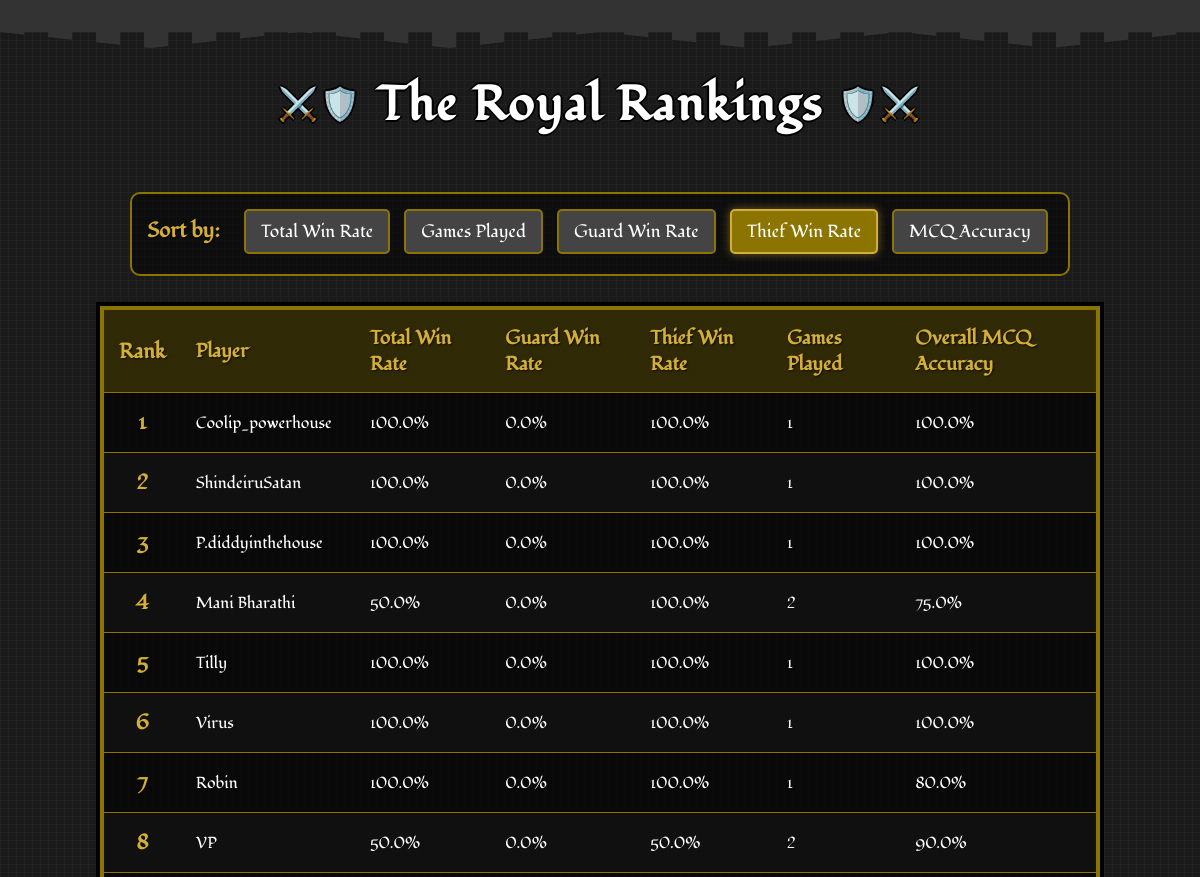
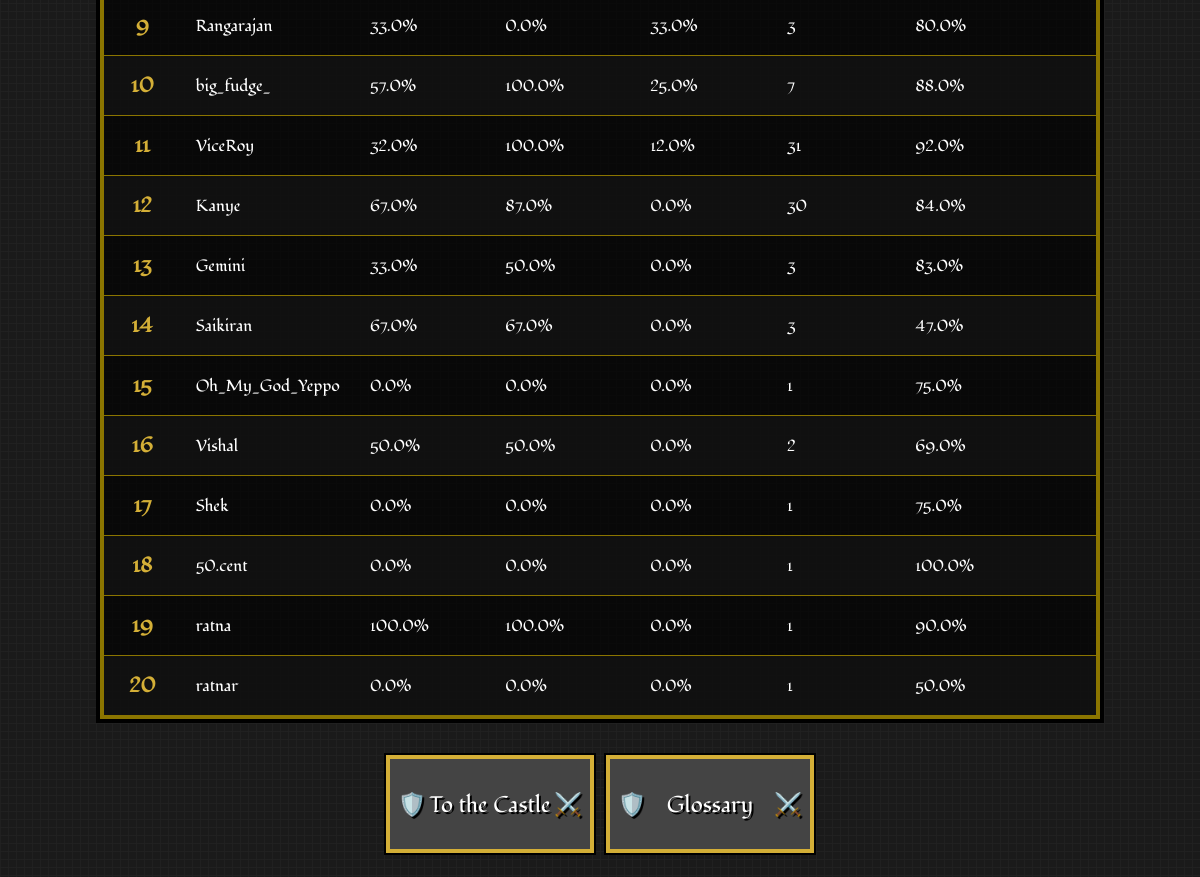
/leaderboard?sort_by=win_rate_as_thief, run on the app's committed database (2 pictures, top to bottom).
### app.py (models this page shows)
class PlayerStats(db.Model):
    id = db.Column(db.Integer, primary_key=True)
    user_id = db.Column(db.Integer, db.ForeignKey('user.id'), nullable=False)
    total_games_played = db.Column(db.Integer, default=0)
    games_played_as_guard = db.Column(db.Integer, default=0)
    games_played_as_thief = db.Column(db.Integer, default=0)
    total_games_won = db.Column(db.Integer, default=0)
    total_games_won_as_guard = db.Column(db.Integer, default=0)
    total_games_won_as_thief = db.Column(db.Integer, default=0)
    total_win_rate = db.Column(db.Float, default=0.0)
    win_rate_as_guard = db.Column(db.Float, default=0.0)
    win_rate_as_thief = db.Column(db.Float, default=0.0)
    total_answer_accuracy = db.Column(db.Float, default=0.0)
    total_questions_attempted = db.Column(db.Integer, default=0)
    total_right_answers = db.Column(db.Integer, default=0)
    game_right_answers = db.Column(db.Integer, default=0)
    game_total_questions = db.Column(db.Integer, default=0)
    answer_accuracy_in_last_game = db.Column(db.Float, default=0.0)

class User(db.Model):
    id = db.Column(db.Integer, primary_key=True)
    username = db.Column(db.String(40), unique=True, nullable=False)
    password_hash = db.Column(db.String(200), nullable=False)
    stats = db.relationship('PlayerStats', backref='user', uselist=False)

### app.py (the view)
@app.route('/leaderboard')
def leaderboard():
    sort_by = request.args.get('sort_by', 'total_win_rate')
    sort_options = {
        'games_played': PlayerStats.total_games_played,
        'total_win_rate': PlayerStats.total_win_rate,
        'win_rate_as_guard': PlayerStats.win_rate_as_guard,
        'win_rate_as_thief': PlayerStats.win_rate_as_thief,
        'mcq_accuracy': PlayerStats.total_answer_accuracy
    }
    sort_column = sort_options.get(sort_by, PlayerStats.total_win_rate)
    leaderboard_data = db.session.query(PlayerStats, User)\
        .join(User, PlayerStats.user_id == User.id)\
        .order_by(sort_column.desc())\
        .limit(20)\
        .all()
    return render_template('leaderboard.html',
                           leaderboard_data=leaderboard_data,
                           current_sort=sort_by)

### templates/leaderboard.html (shortened to what this page needs)
<!DOCTYPE html>
<html lang="en">
<head>
    <link rel="stylesheet" href="static/css/style.css">
    <link rel="stylesheet" href="static/css/leaderboard.css">
    <link rel="stylesheet" href="static/css/game-over.css">
</head>
<body>
    <div class="castle-top"></div>
    <h1>The Royal Rankings</h1>
    <div class="filters">
        <strong>Sort by:</strong>
        <a href="{{ url_for('leaderboard', sort_by='total_win_rate') }}"
           class="{{ 'active' if current_sort == 'total_win_rate' }}">Total Win Rate</a>
        <a href="{{ url_for('leaderboard', sort_by='games_played') }}"
           class="{{ 'active' if current_sort == 'games_played' }}">Games Played</a>
        <a href="{{ url_for('leaderboard', sort_by='win_rate_as_guard') }}"
           class="{{ 'active' if current_sort == 'win_rate_as_guard' }}">Guard Win Rate</a>
        <a href="{{ url_for('leaderboard', sort_by='win_rate_as_thief') }}"
           class="{{ 'active' if current_sort == 'win_rate_as_thief' }}">Thief Win Rate</a>
        <a href="{{ url_for('leaderboard', sort_by='mcq_accuracy') }}"
           class="{{ 'active' if current_sort == 'mcq_accuracy' }}">MCQ Accuracy</a>
    </div>
    <table>
        <thead>
            <tr>
                <th class="rank">Rank</th>
                <th>Player</th>
                <th>Total Win Rate</th>
                <th>Guard Win Rate</th>
                <th>Thief Win Rate</th>
                <th>Games Played</th>
                <th>Overall MCQ Accuracy</th>
            </tr>
        </thead>
        <tbody>
            {% for stats, user in leaderboard_data %}
            <tr>
                <td class="rank">{{ loop.index }}</td>
                <td>{{ user.username }}</td>
                <td>{{ stats.total_win_rate }}%</td>
                <td>{{ stats.win_rate_as_guard }}%</td>
                <td>{{ stats.win_rate_as_thief }}%</td>
                <td>{{ stats.total_games_played }}</td>
                <td>{{ stats.total_answer_accuracy }}%</td>
            </tr>
            {% else %}
            <tr>
                <td colspan="7" style="text-align: center;">No player data available yet.</td>
            </tr>
            {% endfor %}
        </tbody>
    </table>
    <div class="button-container">
        <a href="{{ url_for('home') }}"><button class="shield-btn game-over-btn">To the Castle</button></a>
        <a href="{{ url_for('glossary') }}"><button class="shield-btn game-over-btn">Glossary</button></a>
    </div>
</body>
</html>

### static/css/style.css (style rules this page uses)
body { font-family: "Fondamento", serif; background-color: #1a1a1a; background-image: linear-gradient(90deg, rgba(34,34,34,0.8) 1px, transparent 1px), linear-gradient(rgba(34,34,34,0.8) 1px, transparent 1px); background-size: 8px 8px; color: white; margin: 0; padding: 0; text-align: center; position: relative; min-height: 100vh; display: flex; flex-direction: column; justify-content: space-between; }
.castle-top { height: 32px; background-color: #333; position: relative; margin-bottom: 16px; image-rendering: pixelated; }
.castle-top::before { content: ""; position: absolute; top: 100%; left: 0; right: 0; height: 16px; background-image: repeating-linear-gradient(90deg, #333 0px, #333 24px, transparent 24px, transparent 48px); background-size: 48px 16px; clip-path: polygon( 0% 0%, 12.5% 100%, 25% 0%, 37.5% 100%, 50% 0%, 62.5% 100%, 75% 0%, 87.5% 100%, 100% 0% ); image-rendering: pixelated; }
h1 { font-family: "Fondamento", serif; text-align: center; font-size: 3rem; color: white; text-shadow: 2px 0 #000, -2px 0 #000, 0 2px #000, 0 -2px #000; margin: 24px 0; letter-spacing: 2px; position: relative; image-rendering: pixelated; }
h1::before { content: "⚔️🛡️"; font-size: 2rem; position: relative; top: -5px; margin: 0 15px; }
h1::after { content: "🛡️⚔️"; font-size: 2rem; position: relative; top: -5px; margin: 0 15px; }
button.shield-btn { font-family: "Fondamento", serif; background-color: #444; color: white; border: none; box-shadow: 0 0 0 4px #d4af37, 0 0 0 6px #000; padding: 14px 22px; margin: 10px; font-size: 1.4rem; cursor: pointer; position: relative; transition: all 0.2s steps(5); text-shadow: 2px 2px 0 #000; width: 200px; height: 90px; image-rendering: pixelated; }
button.shield-btn::before { content: "🛡️ "; position: absolute; left: 8px; top: 50%; transform: translateY(-50%); }

### static/css/leaderboard.css (style rules this page uses)
body { font-family: "Fondamento", serif; background-color: #1a1a1a; background-image: linear-gradient(90deg, rgba(34,34,34,0.8) 1px, transparent 1px), linear-gradient(rgba(34,34,34,0.8) 1px, transparent 1px); background-size: 8px 8px; color: white; margin: 0; padding: 0; text-align: center; }
h1 { font-family: "Fondamento", serif; text-align: center; font-size: 3rem; color: white; text-shadow: 2px 0 #000, -2px 0 #000, 0 2px #000, 0 -2px #000; margin: 24px 0; letter-spacing: 2px; }
.filters { text-align: center; margin: 30px auto; max-width: 1000px; background-color: rgba(0, 0, 0, 0.5); padding: 15px; border: 2px solid #8b7500; border-radius: 10px; }
.filters strong { color: #d4af37; font-size: 1.3rem; margin-right: 15px; text-shadow: 1px 1px 2px rgba(0, 0, 0, 0.7); }
.filters a { font-family: "Fondamento", serif; text-decoration: none; padding: 8px 15px; margin: 0 5px; border-radius: 5px; background-color: #444; color: white; border: 2px solid #8b7500; transition: all 0.2s; font-size: 1.1rem; display: inline-block; margin-bottom: 5px; }
.filters a.active { background-color: #8b7500; color: white; border-color: #d4af37; box-shadow: 0 0 10px rgba(212, 175, 55, 0.5); }
table { width: 100%; max-width: 1000px; margin: 0 auto; border-collapse: collapse; background-color: rgba(0, 0, 0, 0.7); border: 4px solid #8b7500; box-shadow: 0 0 0 4px #000; }
th, td { padding: 15px; text-align: left; border-bottom: 1px solid #8b7500; }
thead th { background-color: rgba(139, 117, 0, 0.3); color: #d4af37; font-weight: bold; text-shadow: 1px 1px 2px rgba(0, 0, 0, 0.7); font-size: 1.2rem; }
tbody tr:nth-child(even) { background-color: rgba(34, 34, 34, 0.3); }
.rank { font-weight: bold; text-align: center; color: #d4af37; font-size: 1.3rem; }
.button-container { display: flex; justify-content: center; margin: 30px auto; }
.shield-btn { font-family: "Fondamento", serif; background-color: #444; color: white; border: none; box-shadow: 0 0 0 4px #d4af37, 0 0 0 6px #000; padding: 14px 22px; margin: 10px; font-size: 1.4rem; cursor: pointer; position: relative; transition: all 0.2s steps(5); text-shadow: 2px 2px 0 #000; }

### static/css/game-over.css (style rules this page uses)
button.game-over-btn::after { content: "⚔️"; position: absolute; right: 8px; top: 50%; transform: translateY(-50%); }

### data on the page
PlayerStats: username "Coolip_powerhouse", total_win_rate "100.0", win_rate_as_guard "0.0", win_rate_as_thief "100.0", total_games_played "1", total_answer_accuracy "100.0"
PlayerStats: username "ShindeiruSatan", total_win_rate "100.0", win_rate_as_guard "0.0", win_rate_as_thief "100.0", total_games_played "1", total_answer_accuracy "100.0"
PlayerStats: username "P.diddyinthehouse", total_win_rate "100.0", win_rate_as_guard "0.0", win_rate_as_thief "100.0", total_games_played "1", total_answer_accuracy "100.0"
PlayerStats: username "Mani Bharathi", total_win_rate "50.0", win_rate_as_guard "0.0", win_rate_as_thief "100.0", total_games_played "2", total_answer_accuracy "75.0"
PlayerStats: username "Tilly", total_win_rate "100.0", win_rate_as_guard "0.0", win_rate_as_thief "100.0", total_games_played "1", total_answer_accuracy "100.0"
PlayerStats: username "Virus", total_win_rate "100.0", win_rate_as_guard "0.0", win_rate_as_thief "100.0", total_games_played "1", total_answer_accuracy "100.0"
PlayerStats: username "Robin", total_win_rate "100.0", win_rate_as_guard "0.0", win_rate_as_thief "100.0", total_games_played "1", total_answer_accuracy "80.0"
PlayerStats: username "VP", total_win_rate "50.0", win_rate_as_guard "0.0", win_rate_as_thief "50.0", total_games_played "2", total_answer_accuracy "90.0"
PlayerStats: username "Rangarajan", total_win_rate "33.0", win_rate_as_guard "0.0", win_rate_as_thief "33.0", total_games_played "3", total_answer_accuracy "80.0"
PlayerStats: username "big_fudge_", total_win_rate "57.0", win_rate_as_guard "100.0", win_rate_as_thief "25.0", total_games_played "7", total_answer_accuracy "88.0"
PlayerStats: username "ViceRoy", total_win_rate "32.0", win_rate_as_guard "100.0", win_rate_as_thief "12.0", total_games_played "31", total_answer_accuracy "92.0"
PlayerStats: username "Kanye", total_win_rate "67.0", win_rate_as_guard "87.0", win_rate_as_thief "0.0", total_games_played "30", total_answer_accuracy "84.0"
PlayerStats: username "Gemini", total_win_rate "33.0", win_rate_as_guard "50.0", win_rate_as_thief "0.0", total_games_played "3", total_answer_accuracy "83.0"
PlayerStats: username "Saikiran", total_win_rate "67.0", win_rate_as_guard "67.0", win_rate_as_thief "0.0", total_games_played "3", total_answer_accuracy "47.0"
PlayerStats: username "Oh_My_God_Yeppo", total_win_rate "0.0", win_rate_as_guard "0.0", win_rate_as_thief "0.0", total_games_played "1", total_answer_accuracy "75.0"
PlayerStats: username "Vishal", total_win_rate "50.0", win_rate_as_guard "50.0", win_rate_as_thief "0.0", total_games_played "2", total_answer_accuracy "69.0"
PlayerStats: username "Shek", total_win_rate "0.0", win_rate_as_guard "0.0", win_rate_as_thief "0.0", total_games_played "1", total_answer_accuracy "75.0"
PlayerStats: username "50.cent", total_win_rate "0.0", win_rate_as_guard "0.0", win_rate_as_thief "0.0", total_games_played "1", total_answer_accuracy "100.0"
PlayerStats: username "ratna", total_win_rate "100.0", win_rate_as_guard "100.0", win_rate_as_thief "0.0", total_games_played "1", total_answer_accuracy "90.0"
PlayerStats: username "ratnar", total_win_rate "0.0", win_rate_as_guard "0.0", win_rate_as_thief "0.0", total_games_played "1", total_answer_accuracy "50.0"
